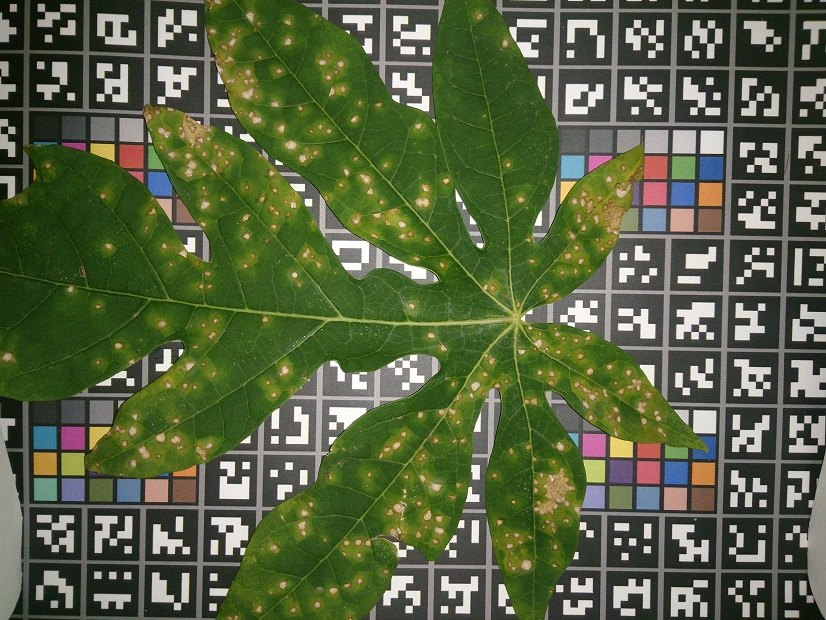
#> input picture estracao-informacao-imagens/img/entrada/folha-de-mamao-menor.jpg, 826 x 620 px
$ python imagem-para-matriz-cv.py
#> lines starting #> are read from the running program, lines starting #| are printed output that depends on the picture
import cv2
img = cv2.imread('img/entrada/folha-de-mamao-menor.jpg') #A ordem é BGR e não RGB
#> img is the input picture: shape (620, 826, 3); mean B, G, R 65.4, 98.8, 87.2
img2 = img;
print(img)
#> (printed output is left out)
print (type(img))
#| <class 'numpy.ndarray'>
# [7 lines of commented-out code are left out]

for y in range(0, img2.shape[0]):
 for x in range(0, img2.shape[1]):
  (b, g, r) = img2[y, x]
  if (g > b + r):
   img2[y, x] = (0, 161, 0)
  else:
   img2[y, x] = (0, 0, 0)
  print('Vermelho:', r, 'Verde:', g, 'Azul:', b)


# cv2.imshow("Imagem", img)
# cv2.imshow("Imagem-1", img1)
 cv2.imshow("Imagem-2", img2)
#> this loop made 620 passes
#> pass 2, `cv2.imshow("Imagem-2", img2)`:
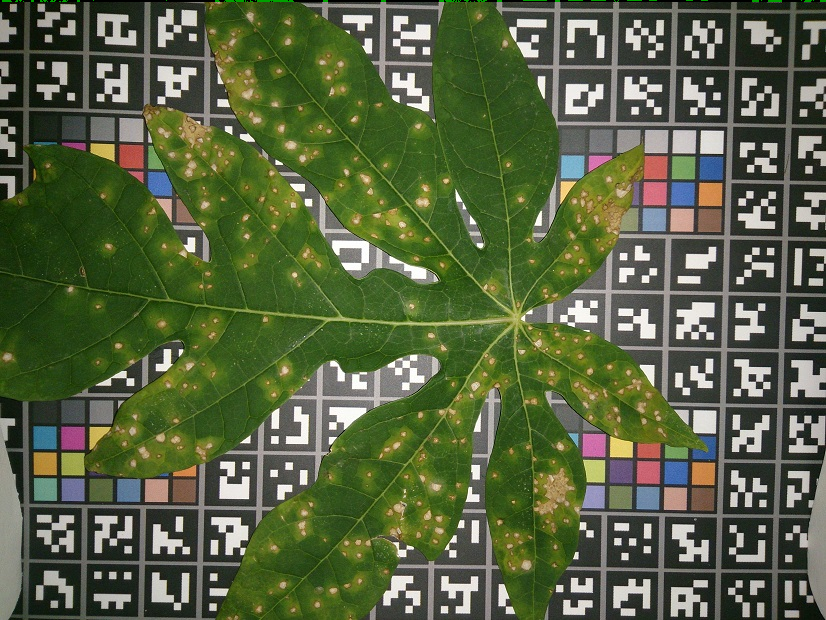
#> window 'Imagem-2': shape (620, 826, 3); mean B, G, R 65.2, 98.7, 87
#> after the loop:
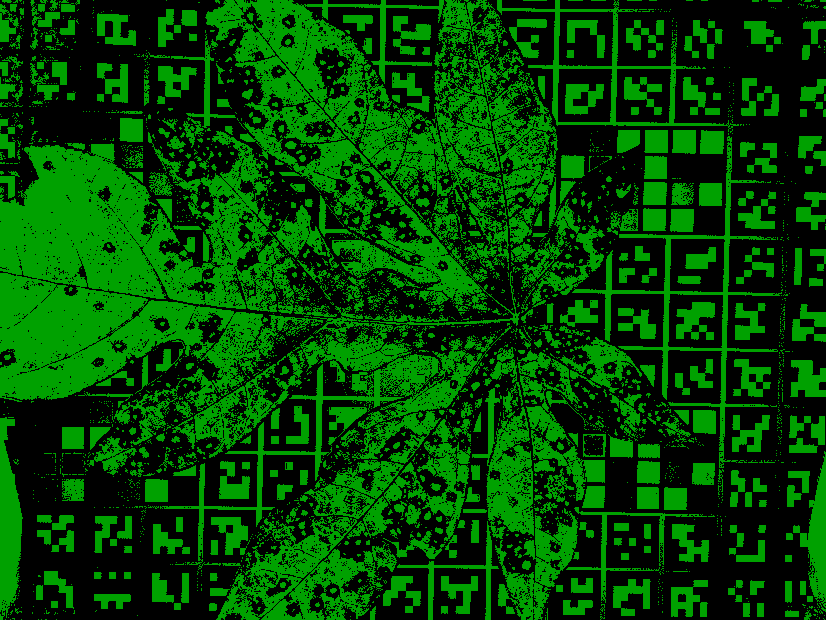
#> img2: shape (620, 826, 3); mean B, G, R 0, 71, 0
# cv2.waitKey(0)

'''verde_claro = [90, 255, 90] #padrao RGB
verde_escuro = [15, 30, 15] #padrao RGB
observa se que a frenquencia do verde ideal é dada pela função
G => R+B

'''

$ run again, with estracao-informacao-imagens/img/entrada/bananeira-vista-de-cima0.jpg copied over estracao-informacao-imagens/img/entrada/folha-de-mamao-menor.jpg
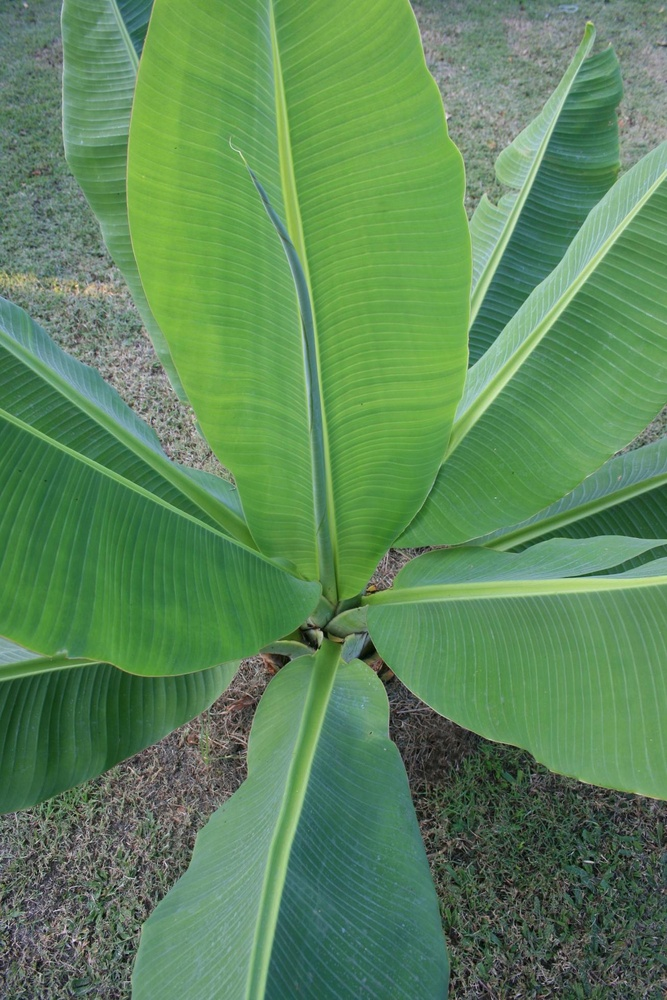
#> input picture estracao-informacao-imagens/img/entrada/bananeira-vista-de-cima0.jpg, 667 x 1000 px, shrunk from 1307 x 1960 before the run
#> img is the input picture: shape (1000, 667, 3); mean B, G, R 90.2, 135.2, 92.8
#> (printed output is left out)
#| <class 'numpy.ndarray'>
#> the loop `for y in range(0, img2.shape[0]):` made 1000 passes
#> pass 1, `cv2.imshow("Imagem-2", img2)`:
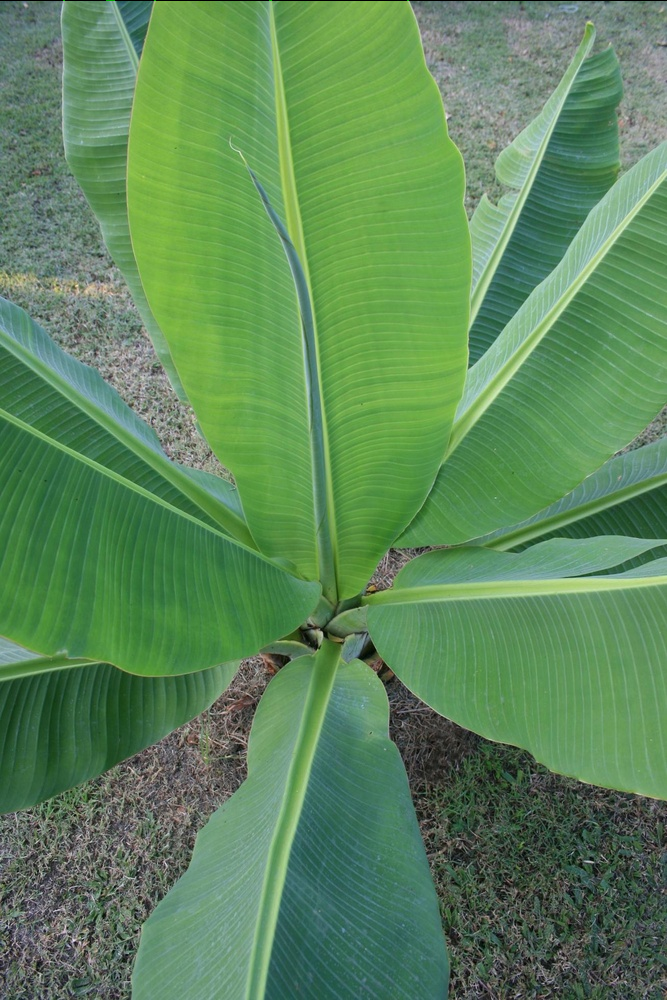
#> window 'Imagem-2': shape (1000, 667, 3); mean B, G, R 90.1, 135.1, 92.7
#> after the loop `for y in range(0, img2.shape[0]):`:
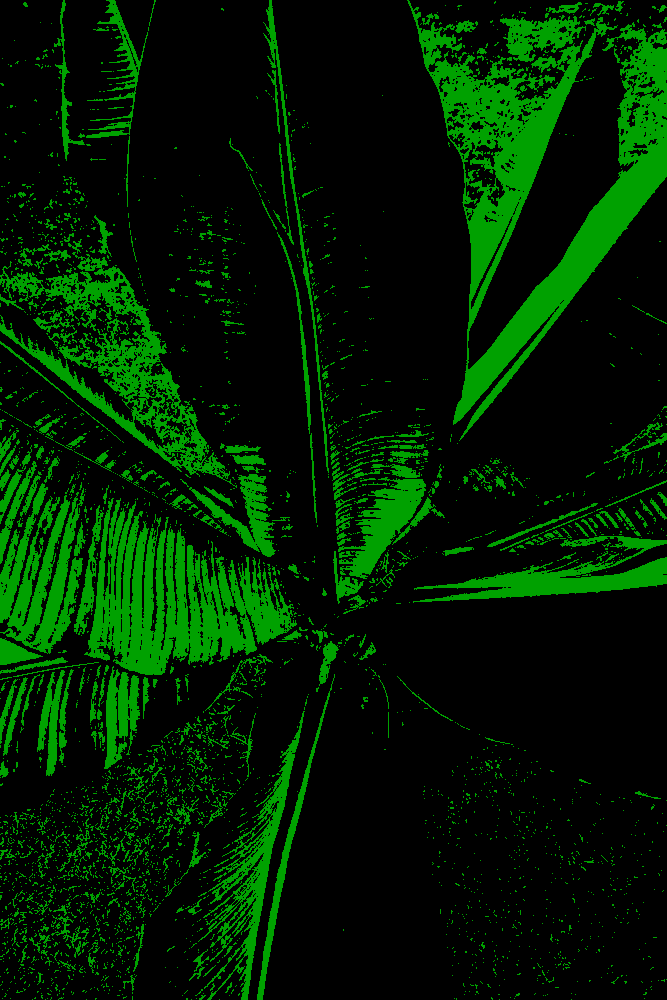
#> img2: shape (1000, 667, 3); mean B, G, R 0, 30.9, 0
